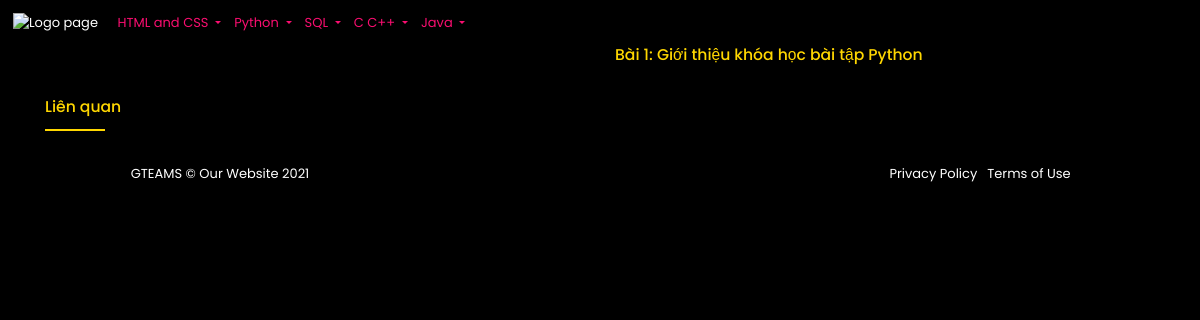
The page /GTEAMS/Bài 1: Giới thiệu khóa học bài tập Python on the database as committed earlier.
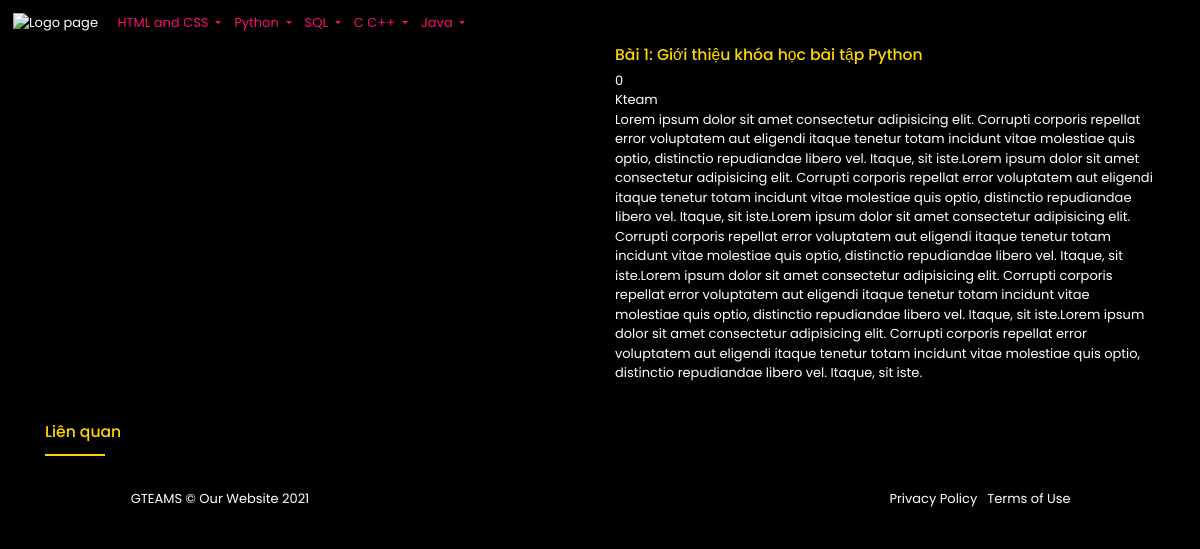
The same page on the database as committed later.
### GTEAMS_APP/models.py (models this page shows, shortened)
class Courses(models.Model):
    title=models.CharField(max_length=100)
    date = models.DateTimeField(auto_now_add=True)
    author = models.CharField(max_length=50)
    linkVideo = EmbedVideoField()
    added = models.DateTimeField(auto_now_add=True)
    MieuTa=models.TextField()
    subject = models.ForeignKey(subjects, on_delete=models.CASCADE)
    Type=models.ForeignKey(typeCourse, on_delete=models.CASCADE)
    costReal = models.CharField(max_length=20, null=True, blank=True)
    image = models.FileField(upload_to='images/', blank=True, null=True)
    class Meta:
        ordering = ['-added']

### GTEAMS_APP/views.py (the view)
# urls.py: path('<str:title>', views.show_detail_MainPage, name='show_detail_MainPage'),
def show_detail_MainPage(request,title):
    try:
        Content=Courses.objects.filter(title=title)
    except Courses.DoesNotExist:
        raise Http404("Practice doesnot exist")
    a=Courses.objects.all()
    context= {'title':title,'question':Content,'a':a}
    return render(request,'pages/coursesVideo.html',context)

### GTEAMS_APP/templates/pages/coursesVideo.html (shortened to what this page needs)
{% load static %} {% load embed_video_tags %}
<!DOCTYPE html>
<html lang="en">
<head>
    <link rel="stylesheet" href="https://maxcdn.bootstrapcdn.com/bootstrap/4.5.2/css/bootstrap.min.css">
     <link rel="stylesheet" href="{% static 'fonts/fontawesome-free-5.15.4-web/css/all.css'%}">
    <link rel="stylesheet" href="{% static 'css/cours.css'%}">
</head>
<body>
    <nav class="navbar navbar-expand-sm badge-blue navbar-dark">
        <a class="navbar-brand" href="#"><img src="{% static 'imgs/logo.png'%}" alt="Logo page" width="100" /></a>
        <ul class="navbar-nav">
            <li class="nav-item dropdown">
                <a class="nav-link dropdown-toggle" href="#" id="navbardrop" data-toggle="dropdown">
              HTML and CSS
            </a>
            </li>
            <li class="nav-item dropdown">
                <a class="nav-link dropdown-toggle" href="#" id="navbardrop" data-toggle="dropdown">
              Python
            </a>
            </li>
            <li class="nav-item dropdown">
                <a class="nav-link dropdown-toggle" href="#" id="navbardrop" data-toggle="dropdown">
              SQL
            </a>
            </li>
            <li class="nav-item dropdown">
                <a class="nav-link dropdown-toggle" href="#" id="navbardrop" data-toggle="dropdown">
              C C++
            </a>
            </li>
            <li class="nav-item dropdown">
                <a class="nav-link dropdown-toggle" href="#" id="navbardrop" data-toggle="dropdown">
              Java
            </a>
            </li>
        </ul>
    </nav>
    <div class="container">
        <div class="row">
          <div class="col-sm" style="text-align: center;">
          </div>
          <div class="col-sm">
            <div>
                <h1 style="color: #FFD700; font-size: 1.2rem; background-color: black; ">
                    {{title}}
                </h1>
            </div>
            {% for item in a %} {% if item.title == title %}
            {{item.costReal}}
            <div>
                {{item.author}}
            </div>
            <p>
                {{item.MieuTa}}
            </p>
             {% endif %} {% endfor %}
          </div>
        </div>
        <hr>
        <h2 style="color: #FFD700; font-size: 1.2rem; background-color: black; ">Liên quan</h2>
        <hr style="border-top: 2px solid #FFD700; width: 60px;">
      </div>
      <footer>
        <div class="container">
          <div class="text-center"><i class="fas fa-ellipsis-h"></i></div>
          <div class="row text-center">
            <div class="col-md-4 box">
              <span class="copyright quick-links">GTEAMS &copy; Our Website <script>document.write(new Date().getFullYear())</script>
              </span>
            </div>
            <div class="col-md-4 box">
              <ul class="list-inline social-buttons">
                <li class="list-inline-item">
                  <a href="#">
                  <i class="fab fa-twitter"></i>
                </a>
                </li>
                <li class="list-inline-item">
                  <a href="#">
                  <i class="fab fa-facebook-f"></i>
                </a>
                </li>
                <li class="list-inline-item">
                  <a href="#">
                  <i class="fab fa-linkedin-in"></i>
                </a>
                </li>
              </ul>
            </div>
            <div class="col-md-4 box">
              <ul class="list-inline quick-links">
                <li class="list-inline-item">
                  <a href="#">Privacy Policy</a>
                </li>
                <li class="list-inline-item">
                  <a href="#">Terms of Use</a>
                </li>
              </ul>
            </div>
          </div>
        </div>
      </footer>
</body>
</html>

Rows that differ between the two databases and show on the page:
added Courses: title "Bài 1: Giới thiệu khóa học bài tập Python", costReal "0", author "Kteam", MieuTa "Lorem ipsum dolor sit amet consectetur adipisicing elit. Corrupti corporis repellat error voluptatem aut eligendi itaque tenetur totam incidunt vitae molestiae quis optio, distinctio repudiandae libero vel. Itaque, sit iste.Lorem ipsum dolor sit amet consectetur adipisicing elit. Corrupti corporis repellat error voluptatem aut eligendi itaque tenetur totam incidunt vitae molestiae quis optio, distinctio repudiandae libero vel. Itaque, sit iste.Lorem ipsum dolor sit amet consectetur adipisicing elit. Corrupti corporis repellat error voluptatem aut eligendi itaque tenetur totam incidunt vitae molestiae quis optio, distinctio repudiandae libero vel. Itaque, sit iste.Lorem ipsum dolor sit amet…"
Other text that changed with them:
{{ title }}: "Bài 1: Giới thiệu khóa học bài tập Python" → (not shown)
